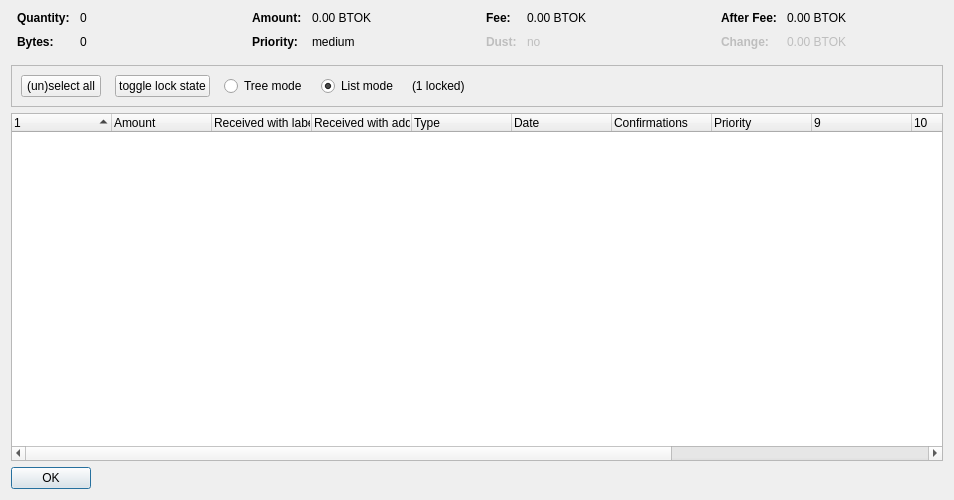
<?xml version="1.0" encoding="UTF-8"?>
<ui version="4.0">
 <class>CoinControlDialog</class>
 <widget class="QDialog" name="CoinControlDialog">
  <property name="geometry">
   <rect>
    <x>0</x>
    <y>0</y>
    <width>954</width>
    <height>500</height>
   </rect>
  </property>
  <property name="windowTitle">
   <string>Coin Selection</string>
  </property>
  <layout class="QVBoxLayout" name="verticalLayout">
   <item>
    <layout class="QHBoxLayout" name="horizontalLayoutTop" stretch="0,0,0,0">
     <property name="topMargin">
      <number>0</number>
     </property>
     <property name="bottomMargin">
      <number>10</number>
     </property>
     <item>
      <layout class="QFormLayout" name="formLayoutCoinControl1">
       <property name="horizontalSpacing">
        <number>10</number>
       </property>
       <property name="verticalSpacing">
        <number>10</number>
       </property>
       <property name="leftMargin">
        <number>6</number>
       </property>
       <property name="rightMargin">
        <number>6</number>
       </property>
       <item row="0" column="0">
        <widget class="QLabel" name="labelCoinControlQuantityText">
         <property name="font">
          <font>
           <weight>75</weight>
           <bold>true</bold>
          </font>
         </property>
         <property name="text">
          <string>Quantity:</string>
         </property>
        </widget>
       </item>
       <item row="0" column="1">
        <widget class="QLabel" name="labelCoinControlQuantity">
         <property name="cursor">
          <cursorShape>IBeamCursor</cursorShape>
         </property>
         <property name="contextMenuPolicy">
          <enum>Qt::ActionsContextMenu</enum>
         </property>
         <property name="text">
          <string notr="true">0</string>
         </property>
         <property name="textInteractionFlags">
          <set>Qt::LinksAccessibleByMouse|Qt::TextSelectableByKeyboard|Qt::TextSelectableByMouse</set>
         </property>
        </widget>
       </item>
       <item row="1" column="0">
        <widget class="QLabel" name="labelCoinControlBytesText">
         <property name="font">
          <font>
           <weight>75</weight>
           <bold>true</bold>
          </font>
         </property>
         <property name="text">
          <string>Bytes:</string>
         </property>
        </widget>
       </item>
       <item row="1" column="1">
        <widget class="QLabel" name="labelCoinControlBytes">
         <property name="cursor">
          <cursorShape>IBeamCursor</cursorShape>
         </property>
         <property name="contextMenuPolicy">
          <enum>Qt::ActionsContextMenu</enum>
         </property>
         <property name="text">
          <string notr="true">0</string>
         </property>
         <property name="textInteractionFlags">
          <set>Qt::LinksAccessibleByMouse|Qt::TextSelectableByKeyboard|Qt::TextSelectableByMouse</set>
         </property>
        </widget>
       </item>
      </layout>
     </item>
     <item>
      <layout class="QFormLayout" name="formLayoutCoinControl2">
       <property name="horizontalSpacing">
        <number>10</number>
       </property>
       <property name="verticalSpacing">
        <number>10</number>
       </property>
       <property name="leftMargin">
        <number>6</number>
       </property>
       <property name="rightMargin">
        <number>6</number>
       </property>
       <item row="0" column="0">
        <widget class="QLabel" name="labelCoinControlAmountText">
         <property name="font">
          <font>
           <weight>75</weight>
           <bold>true</bold>
          </font>
         </property>
         <property name="text">
          <string>Amount:</string>
         </property>
        </widget>
       </item>
       <item row="0" column="1">
        <widget class="QLabel" name="labelCoinControlAmount">
         <property name="cursor">
          <cursorShape>IBeamCursor</cursorShape>
         </property>
         <property name="contextMenuPolicy">
          <enum>Qt::ActionsContextMenu</enum>
         </property>
         <property name="text">
          <string notr="true">0.00 BTOK</string>
         </property>
         <property name="textInteractionFlags">
          <set>Qt::LinksAccessibleByMouse|Qt::TextSelectableByKeyboard|Qt::TextSelectableByMouse</set>
         </property>
        </widget>
       </item>
       <item row="1" column="0">
        <widget class="QLabel" name="labelCoinControlPriorityText">
         <property name="font">
          <font>
           <weight>75</weight>
           <bold>true</bold>
          </font>
         </property>
         <property name="text">
          <string>Priority:</string>
         </property>
        </widget>
       </item>
       <item row="1" column="1">
        <widget class="QLabel" name="labelCoinControlPriority">
         <property name="cursor">
          <cursorShape>IBeamCursor</cursorShape>
         </property>
         <property name="contextMenuPolicy">
          <enum>Qt::ActionsContextMenu</enum>
         </property>
         <property name="text">
          <string>medium</string>
         </property>
         <property name="textInteractionFlags">
          <set>Qt::LinksAccessibleByMouse|Qt::TextSelectableByKeyboard|Qt::TextSelectableByMouse</set>
         </property>
        </widget>
       </item>
      </layout>
     </item>
     <item>
      <layout class="QFormLayout" name="formLayoutCoinControl3">
       <property name="horizontalSpacing">
        <number>10</number>
       </property>
       <property name="verticalSpacing">
        <number>10</number>
       </property>
       <property name="leftMargin">
        <number>6</number>
       </property>
       <property name="rightMargin">
        <number>6</number>
       </property>
       <item row="0" column="0">
        <widget class="QLabel" name="labelCoinControlFeeText">
         <property name="font">
          <font>
           <weight>75</weight>
           <bold>true</bold>
          </font>
         </property>
         <property name="text">
          <string>Fee:</string>
         </property>
        </widget>
       </item>
       <item row="0" column="1">
        <widget class="QLabel" name="labelCoinControlFee">
         <property name="cursor">
          <cursorShape>IBeamCursor</cursorShape>
         </property>
         <property name="contextMenuPolicy">
          <enum>Qt::ActionsContextMenu</enum>
         </property>
         <property name="text">
          <string notr="true">0.00 BTOK</string>
         </property>
         <property name="textInteractionFlags">
          <set>Qt::LinksAccessibleByMouse|Qt::TextSelectableByKeyboard|Qt::TextSelectableByMouse</set>
         </property>
        </widget>
       </item>
       <item row="1" column="0">
        <widget class="QLabel" name="labelCoinControlLowOutputText">
         <property name="enabled">
          <bool>false</bool>
         </property>
         <property name="font">
          <font>
           <weight>75</weight>
           <bold>true</bold>
          </font>
         </property>
         <property name="text">
          <string>Dust:</string>
         </property>
        </widget>
       </item>
       <item row="1" column="1">
        <widget class="QLabel" name="labelCoinControlLowOutput">
         <property name="enabled">
          <bool>false</bool>
         </property>
         <property name="cursor">
          <cursorShape>IBeamCursor</cursorShape>
         </property>
         <property name="contextMenuPolicy">
          <enum>Qt::ActionsContextMenu</enum>
         </property>
         <property name="text">
          <string>no</string>
         </property>
         <property name="textInteractionFlags">
          <set>Qt::LinksAccessibleByMouse|Qt::TextSelectableByKeyboard|Qt::TextSelectableByMouse</set>
         </property>
        </widget>
       </item>
      </layout>
     </item>
     <item>
      <layout class="QFormLayout" name="formLayoutCoinControl4">
       <property name="horizontalSpacing">
        <number>10</number>
       </property>
       <property name="verticalSpacing">
        <number>10</number>
       </property>
       <property name="leftMargin">
        <number>6</number>
       </property>
       <property name="rightMargin">
        <number>6</number>
       </property>
       <item row="0" column="0">
        <widget class="QLabel" name="labelCoinControlAfterFeeText">
         <property name="font">
          <font>
           <weight>75</weight>
           <bold>true</bold>
          </font>
         </property>
         <property name="text">
          <string>After Fee:</string>
         </property>
        </widget>
       </item>
       <item row="0" column="1">
        <widget class="QLabel" name="labelCoinControlAfterFee">
         <property name="cursor">
          <cursorShape>IBeamCursor</cursorShape>
         </property>
         <property name="contextMenuPolicy">
          <enum>Qt::ActionsContextMenu</enum>
         </property>
         <property name="text">
          <string notr="true">0.00 BTOK</string>
         </property>
         <property name="textInteractionFlags">
          <set>Qt::LinksAccessibleByMouse|Qt::TextSelectableByKeyboard|Qt::TextSelectableByMouse</set>
         </property>
        </widget>
       </item>
       <item row="1" column="0">
        <widget class="QLabel" name="labelCoinControlChangeText">
         <property name="enabled">
          <bool>false</bool>
         </property>
         <property name="font">
          <font>
           <weight>75</weight>
           <bold>true</bold>
          </font>
         </property>
         <property name="text">
          <string>Change:</string>
         </property>
        </widget>
       </item>
       <item row="1" column="1">
        <widget class="QLabel" name="labelCoinControlChange">
         <property name="enabled">
          <bool>false</bool>
         </property>
         <property name="cursor">
          <cursorShape>IBeamCursor</cursorShape>
         </property>
         <property name="contextMenuPolicy">
          <enum>Qt::ActionsContextMenu</enum>
         </property>
         <property name="text">
          <string notr="true">0.00 BTOK</string>
         </property>
         <property name="textInteractionFlags">
          <set>Qt::LinksAccessibleByMouse|Qt::TextSelectableByKeyboard|Qt::TextSelectableByMouse</set>
         </property>
        </widget>
       </item>
      </layout>
     </item>
    </layout>
   </item>
   <item>
    <widget class="QFrame" name="frame">
     <property name="minimumSize">
      <size>
       <width>0</width>
       <height>40</height>
      </size>
     </property>
     <property name="frameShape">
      <enum>QFrame::StyledPanel</enum>
     </property>
     <property name="frameShadow">
      <enum>QFrame::Sunken</enum>
     </property>
     <layout class="QHBoxLayout" name="horizontalLayout">
      <item>
       <layout class="QHBoxLayout" name="horizontalLayoutPanel" stretch="0,0,0,0,0,0">
        <property name="spacing">
         <number>14</number>
        </property>
        <item>
         <widget class="QPushButton" name="pushButtonSelectAll">
          <property name="sizePolicy">
           <sizepolicy hsizetype="Maximum" vsizetype="Fixed">
            <horstretch>0</horstretch>
            <verstretch>0</verstretch>
           </sizepolicy>
          </property>
          <property name="text">
           <string>(un)select all</string>
          </property>
          <property name="autoDefault">
           <bool>false</bool>
          </property>
         </widget>
        </item>
        <item>
         <widget class="QPushButton" name="pushButtonToggleLock">
          <property name="sizePolicy">
           <sizepolicy hsizetype="Maximum" vsizetype="Fixed">
            <horstretch>0</horstretch>
            <verstretch>0</verstretch>
           </sizepolicy>
          </property>
          <property name="text">
           <string>toggle lock state</string>
          </property>
          <property name="autoDefault">
           <bool>false</bool>
          </property>
         </widget>
        </item>
        <item>
         <widget class="QRadioButton" name="radioTreeMode">
          <property name="sizePolicy">
           <sizepolicy hsizetype="Maximum" vsizetype="Fixed">
            <horstretch>0</horstretch>
            <verstretch>0</verstretch>
           </sizepolicy>
          </property>
          <property name="text">
           <string>Tree mode</string>
          </property>
         </widget>
        </item>
        <item>
         <widget class="QRadioButton" name="radioListMode">
          <property name="sizePolicy">
           <sizepolicy hsizetype="Maximum" vsizetype="Fixed">
            <horstretch>0</horstretch>
            <verstretch>0</verstretch>
           </sizepolicy>
          </property>
          <property name="text">
           <string>List mode</string>
          </property>
          <property name="checked">
           <bool>true</bool>
          </property>
         </widget>
        </item>
        <item>
         <widget class="QLabel" name="labelLocked">
          <property name="text">
           <string>(1 locked)</string>
          </property>
         </widget>
        </item>
        <item>
         <spacer name="horizontalSpacer">
          <property name="orientation">
           <enum>Qt::Horizontal</enum>
          </property>
          <property name="sizeHint" stdset="0">
           <size>
            <width>40</width>
            <height>20</height>
           </size>
          </property>
         </spacer>
        </item>
       </layout>
      </item>
     </layout>
    </widget>
   </item>
   <item>
    <widget class="CoinControlTreeWidget" name="treeWidget">
     <property name="contextMenuPolicy">
      <enum>Qt::CustomContextMenu</enum>
     </property>
     <property name="sortingEnabled">
      <bool>false</bool>
     </property>
     <property name="columnCount">
      <number>13</number>
     </property>
     <attribute name="headerShowSortIndicator" stdset="0">
      <bool>true</bool>
     </attribute>
     <attribute name="headerStretchLastSection">
      <bool>false</bool>
     </attribute>
     <column>
      <property name="text">
       <string/>
      </property>
     </column>
     <column>
      <property name="text">
       <string>Amount</string>
      </property>
     </column>
     <column>
      <property name="text">
       <string>Received with label</string>
      </property>
     </column>
     <column>
      <property name="text">
       <string>Received with address</string>
      </property>
     </column>
     <column>
      <property name="text">
       <string>Type</string>
      </property>
     </column>
     <column>
      <property name="text">
       <string>Date</string>
      </property>
     </column>
     <column>
      <property name="text">
       <string>Confirmations</string>
      </property>
      <property name="toolTip">
       <string>Confirmed</string>
      </property>
     </column>
     <column>
      <property name="text">
       <string>Priority</string>
      </property>
     </column>
     <column>
      <property name="text">
       <string/>
      </property>
     </column>
     <column>
      <property name="text">
       <string/>
      </property>
     </column>
     <column>
      <property name="text">
       <string/>
      </property>
     </column>
     <column>
      <property name="text">
       <string/>
      </property>
     </column>
     <column>
      <property name="text">
       <string/>
      </property>
     </column>
    </widget>
   </item>
   <item>
    <widget class="QDialogButtonBox" name="buttonBox">
     <property name="sizePolicy">
      <sizepolicy hsizetype="Maximum" vsizetype="Fixed">
       <horstretch>0</horstretch>
       <verstretch>0</verstretch>
      </sizepolicy>
     </property>
     <property name="orientation">
      <enum>Qt::Horizontal</enum>
     </property>
     <property name="standardButtons">
      <set>QDialogButtonBox::Ok</set>
     </property>
    </widget>
   </item>
  </layout>
 </widget>
 <customwidgets>
  <customwidget>
   <class>CoinControlTreeWidget</class>
   <extends>QTreeWidget</extends>
   <header>coincontroltreewidget.h</header>
  </customwidget>
 </customwidgets>
 <resources/>
 <connections/>
</ui>
